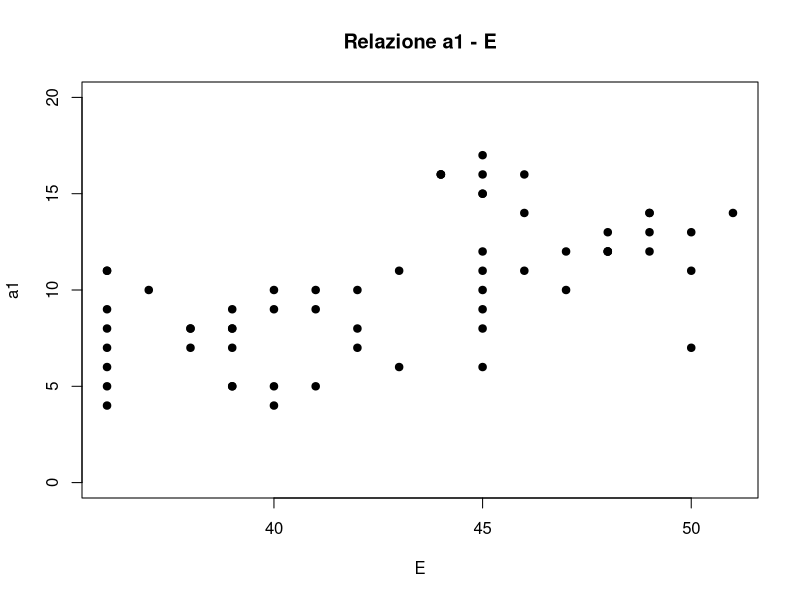
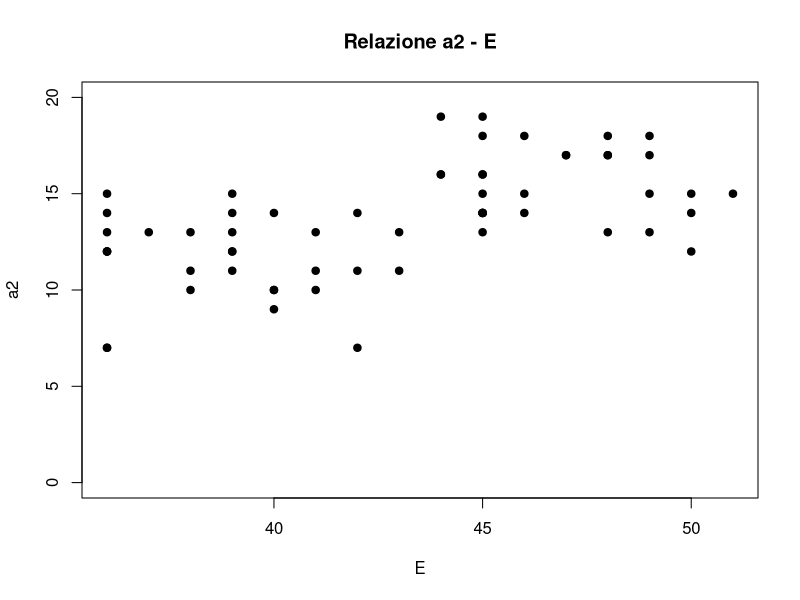
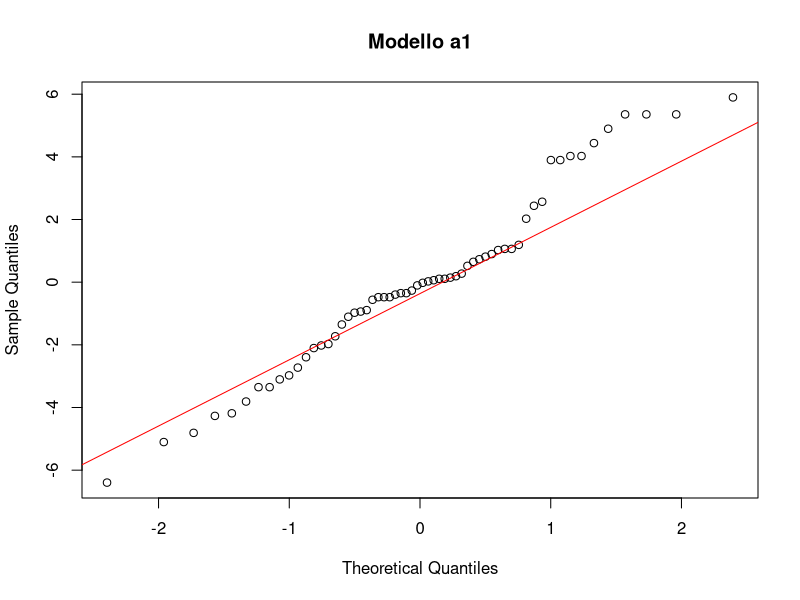
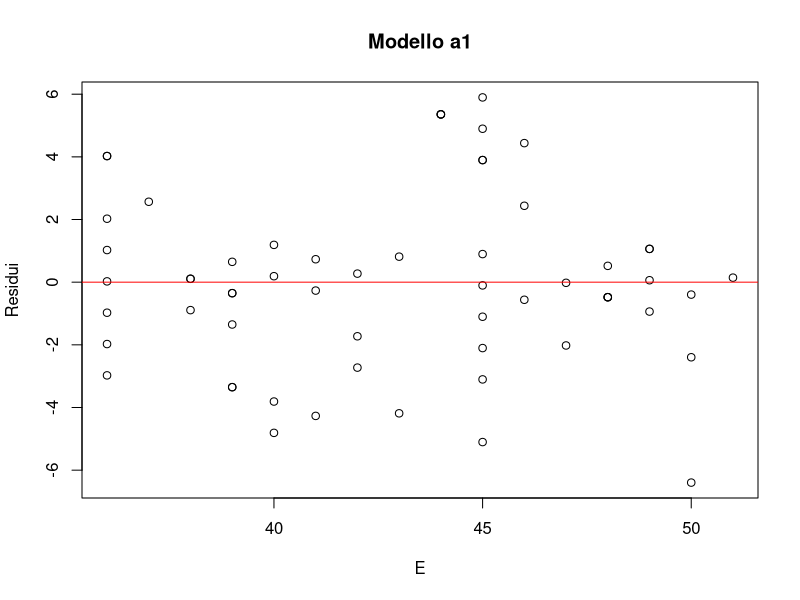
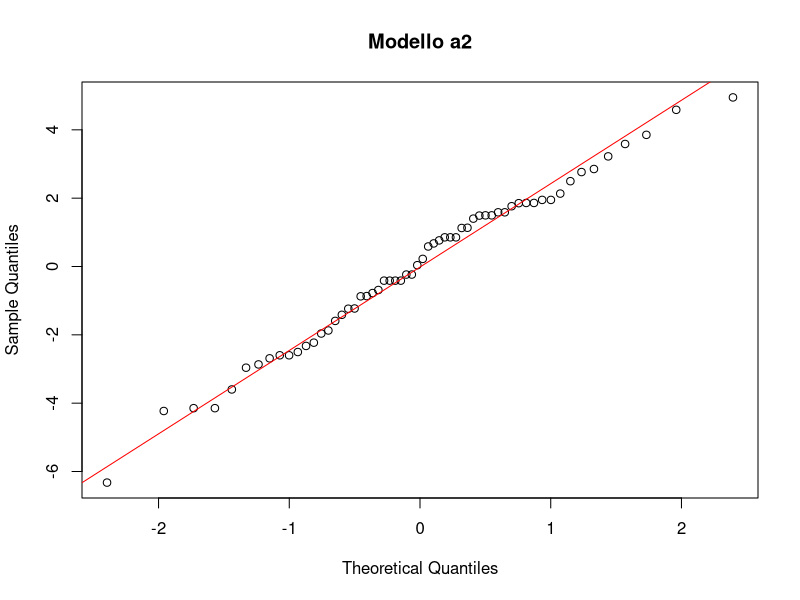
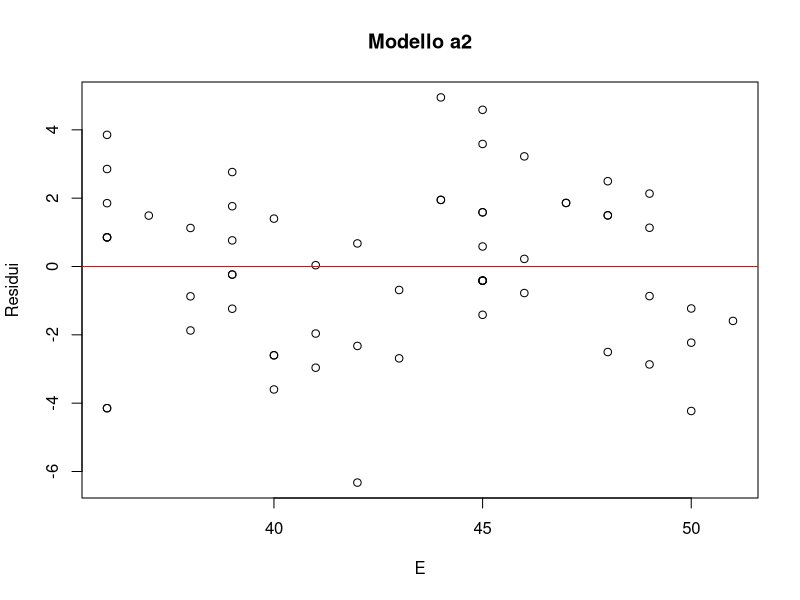
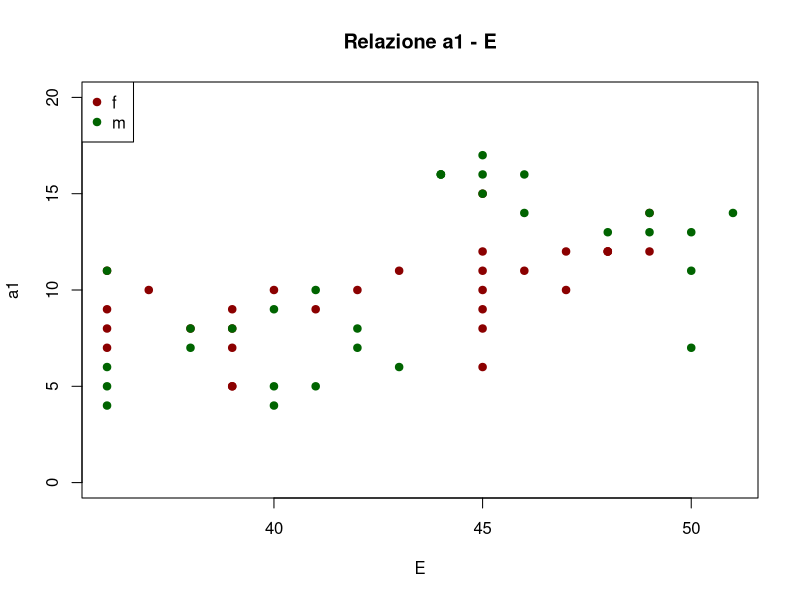
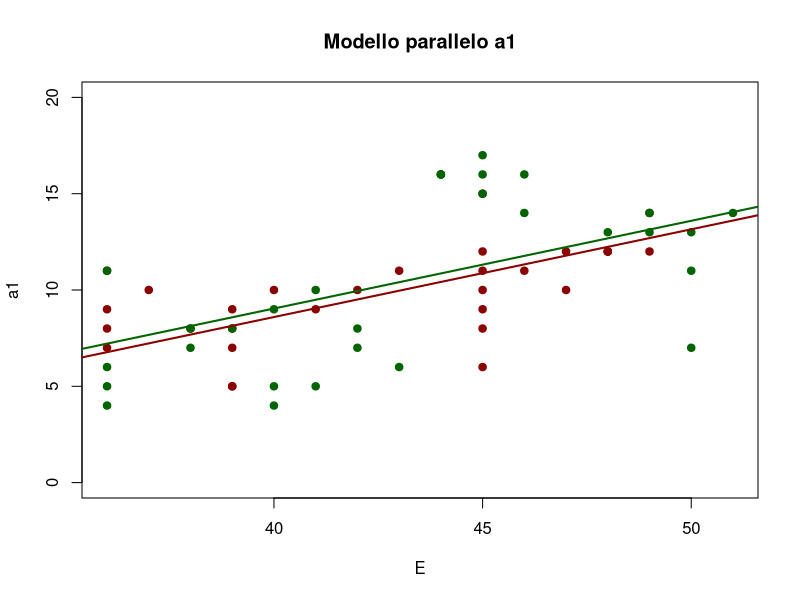

Generate these figures, in order, with R:
## ---- chunk 1
# myvar/echovar/evalvar = F: testo (output-file "Esercizi-Rmod7_esercizi.html")
# myvar/echovar/evalvar = T: soluzioni (output-file "Esercizi-Rmod7_soluzioni.html", subtitle "Soluzioni")
myvar = F
echovar = F
evalvar = F
knitr::opts_chunk$set(include = myvar,
                      echo = echovar,
                      eval = evalvar)
## ---- chunk 2
dati = read.csv2("DataAS.csv")
head(dati)
str(dati)
## ---- chunk 3
dati$a1 = dati$a1b1 + dati$a1b2
dati$a2 = dati$a2b1 + dati$a2b2
## ---- chunk 4
plot(dati$E, dati$a1, pch = 19, main = "Relazione a1 - E",
     xlab = "E", ylab = "a1", ylim = c(0, 20))
## ---- chunk 5
#| echo: false
cat("Il grafico suggerisce una relazione positiva tra E e a1")
## ---- chunk 6
ma1 = lm(a1 ~ E, data = dati)
summary(ma1)
## ---- chunk 7
#| echo: false
cat("Entrambi i parametri sono statisticamente significativi (alpha = .05).
Il coefficiente angolare è positivo: all'aumentare dell'età aumenta in media il punteggio a1")
## ---- chunk 8
plot(dati$E, dati$a2, pch = 19, main = "Relazione a2 - E",
     xlab = "E", ylab = "a2", ylim = c(0, 20))
## ---- chunk 9
#| echo: false
cat("Il grafico suggerisce una relazione positiva tra E e a2")
## ---- chunk 10
ma2 = lm(a2 ~ E, data = dati)
summary(ma2)
## ---- chunk 11
#| echo: false
cat("Solo il coefficiente angolare è statisticamente significativo (alpha = .05):
la relazione tra E e a2 è positiva. L'intercetta non è diversa da 0")
## ---- chunk 12
# modello con a1 come variabile dipendente
coefsA1 = data.frame(summary(ma1)$coefficients)
qt95 = qt(.975, ma1$df.residual)
deltaA1 = coefsA1$Std..Error * qt95
data.frame(limInf = coefsA1$Estimate - deltaA1,
           limSup = coefsA1$Estimate + deltaA1,
           row.names = rownames(coefsA1))
## ---- chunk 13
# modello con a2 come variabile dipendente
coefsA2 = data.frame(summary(ma2)$coefficients)
deltaA2 = coefsA2$Std..Error * qt95
data.frame(limInf = coefsA2$Estimate - deltaA2,
           limSup = coefsA2$Estimate + deltaA2,
           row.names = rownames(coefsA2))
## ---- chunk 14
# confronto con la funzione confint()
confint(ma1)
confint(ma2)
## ---- chunk 15
#| echo: false
cat("Modello a1: nessun intervallo contiene lo 0, entrambi i parametri sono significativi.
Modello a2: l'intervallo dell'intercetta contiene lo 0 (non significativa),
quello del coefficiente angolare no (significativo).
Le conclusioni sono le stesse dei test sui coefficienti")
## ---- chunk 16
qqnorm(ma1$residuals, main = "Modello a1")
qqline(ma1$residuals, col = "red")
plot(dati$E, ma1$residuals, xlab = "E", ylab = "Residui", main = "Modello a1")
abline(h = 0, col = "red")
## ---- chunk 17
qqnorm(ma2$residuals, main = "Modello a2")
qqline(ma2$residuals, col = "red")
plot(dati$E, ma2$residuals, xlab = "E", ylab = "Residui", main = "Modello a2")
abline(h = 0, col = "red")
## ---- chunk 18
plot(dati$E, dati$a1, pch = 19, main = "Relazione a1 - E",
     xlab = "E", ylab = "a1", ylim = c(0, 20),
     col = ifelse(dati$S == "f", "darkred", "darkgreen"))
legend("topleft", pch = 19, col = c("darkred", "darkgreen"),
       legend = c("f", "m"))
## ---- chunk 19
#| echo: false
cat("Dal grafico non sembra che i due gruppi si distinguano")
## ---- chunk 20
ma1S = lm(a1 ~ E + S, data = dati)
summary(ma1S)
## ---- chunk 21
#| echo: false
cat("Intercetta e coefficiente di E sono significativi, il coefficiente di S no:
a parità di età non ci sono differenze tra i due gruppi nel punteggio a1")
## ---- chunk 22
coefa1 = coef(ma1S)
plot(dati$E, dati$a1, pch = 19, main = "Modello parallelo a1",
     xlab = "E", ylab = "a1", ylim = c(0, 20),
     col = ifelse(dati$S == "f", "darkred", "darkgreen"))
abline(coefa1[1], coefa1[2], col = "darkred", lwd = 2) # gruppo f
abline(coefa1[1] + coefa1[3], coefa1[2], col = "darkgreen", lwd = 2) # gruppo m
## ---- chunk 23
ma1Sinter = lm(a1 ~ E * S, data = dati)
summary(ma1Sinter)
## ---- chunk 24
#| echo: false
cat("Solo il coefficiente di E è significativo: l'interazione non lo è,
quindi non ci sono evidenze che la relazione tra età e a1 sia diversa nei due gruppi")
## ---- chunk 25
coefa1inter = coef(ma1Sinter)
plot(dati$E, dati$a1, pch = 19, main = "Modello con interazione a1",
     xlab = "E", ylab = "a1", ylim = c(0, 20),
     col = ifelse(dati$S == "f", "darkred", "darkgreen"))
abline(coefa1inter[1], coefa1inter[2], col = "darkred", lwd = 2) # gruppo f
abline(coefa1inter[1] + coefa1inter[3], coefa1inter[2] + coefa1inter[4],
       col = "darkgreen", lwd = 2) # gruppo m
## ---- chunk 26
#| echo: false
cat("Anche se nel grafico le rette non sono parallele,
la differenza tra i coefficienti angolari non è significativa")
## ---- chunk 27
plot(dati$E, dati$a2, pch = 19, main = "Relazione a2 - E",
     xlab = "E", ylab = "a2", ylim = c(0, 20),
     col = ifelse(dati$S == "f", "darkred", "darkgreen"))
legend("topleft", pch = 19, col = c("darkred", "darkgreen"),
       legend = c("f", "m"))
## ---- chunk 28
ma2S = lm(a2 ~ E + S, data = dati)
summary(ma2S)
## ---- chunk 29
#| echo: false
cat("Il coefficiente di E e quello di S sono significativi.
A parità di età, il gruppo m ha in media un punteggio a2 più basso del gruppo f")
## ---- chunk 30
coefa2 = coef(ma2S)
plot(dati$E, dati$a2, pch = 19, main = "Modello parallelo a2",
     xlab = "E", ylab = "a2", ylim = c(0, 20),
     col = ifelse(dati$S == "f", "darkred", "darkgreen"))
abline(coefa2[1], coefa2[2], col = "darkred", lwd = 2) # gruppo f
abline(coefa2[1] + coefa2[3], coefa2[2], col = "darkgreen", lwd = 2) # gruppo m
## ---- chunk 31
ma2Sinter = lm(a2 ~ E * S, data = dati)
summary(ma2Sinter)
## ---- chunk 32
#| echo: false
cat("Solo il coefficiente di E è significativo. L'interazione non è significativa:
la relazione tra età e a2 non è diversa nei due gruppi, quindi il modello parallelo è sufficiente.
Nel modello con interazione il coefficiente di S non è più significativo perché
rappresenta la differenza tra i gruppi quando E = 0")
## ---- chunk 33
coefa2inter = coef(ma2Sinter)
plot(dati$E, dati$a2, pch = 19, main = "Modello con interazione a2",
     xlab = "E", ylab = "a2", ylim = c(0, 20),
     col = ifelse(dati$S == "f", "darkred", "darkgreen"))
abline(coefa2inter[1], coefa2inter[2], col = "darkred", lwd = 2) # gruppo f
abline(coefa2inter[1] + coefa2inter[3], coefa2inter[2] + coefa2inter[4],
       col = "darkgreen", lwd = 2) # gruppo m
## ---- chunk 34
confint(ma2S)
## ---- chunk 35
#| echo: false
cat("Gli intervalli dei coefficienti di E e di S non contengono lo 0,
quello dell'intercetta sì")
